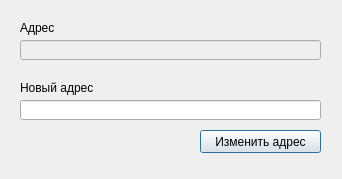
<?xml version="1.0" encoding="UTF-8"?>
<ui version="4.0">
 <class>StorageEditDialog</class>
 <widget class="QDialog" name="StorageEditDialog">
  <property name="geometry">
   <rect>
    <x>0</x>
    <y>0</y>
    <width>342</width>
    <height>179</height>
   </rect>
  </property>
  <property name="windowTitle">
   <string>Редактирование склада</string>
  </property>
  <widget class="QPushButton" name="ChangeStorageButton">
   <property name="geometry">
    <rect>
     <x>200</x>
     <y>130</y>
     <width>121</width>
     <height>23</height>
    </rect>
   </property>
   <property name="text">
    <string>Изменить адрес</string>
   </property>
  </widget>
  <widget class="QLabel" name="label">
   <property name="geometry">
    <rect>
     <x>20</x>
     <y>80</y>
     <width>301</width>
     <height>16</height>
    </rect>
   </property>
   <property name="text">
    <string>Новый адрес</string>
   </property>
  </widget>
  <widget class="QLineEdit" name="AddressInput">
   <property name="geometry">
    <rect>
     <x>20</x>
     <y>100</y>
     <width>301</width>
     <height>20</height>
    </rect>
   </property>
  </widget>
  <widget class="QLineEdit" name="InitialStorageNameInput">
   <property name="enabled">
    <bool>false</bool>
   </property>
   <property name="geometry">
    <rect>
     <x>20</x>
     <y>40</y>
     <width>301</width>
     <height>20</height>
    </rect>
   </property>
  </widget>
  <widget class="QLabel" name="label_2">
   <property name="geometry">
    <rect>
     <x>20</x>
     <y>20</y>
     <width>301</width>
     <height>16</height>
    </rect>
   </property>
   <property name="text">
    <string>Адрес </string>
   </property>
  </widget>
 </widget>
 <resources/>
 <connections/>
</ui>
